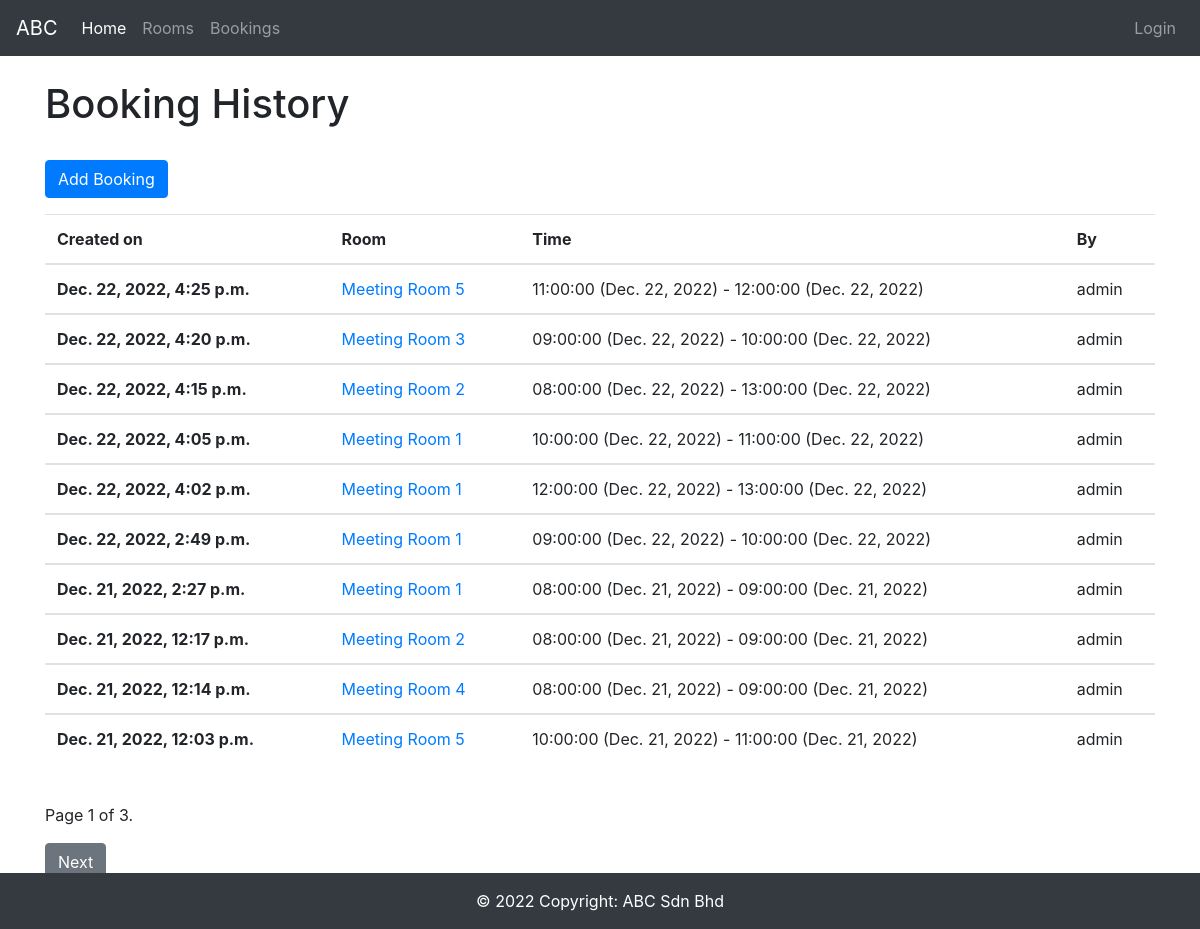
The page /roombooking/bookings/ on the database as committed earlier.
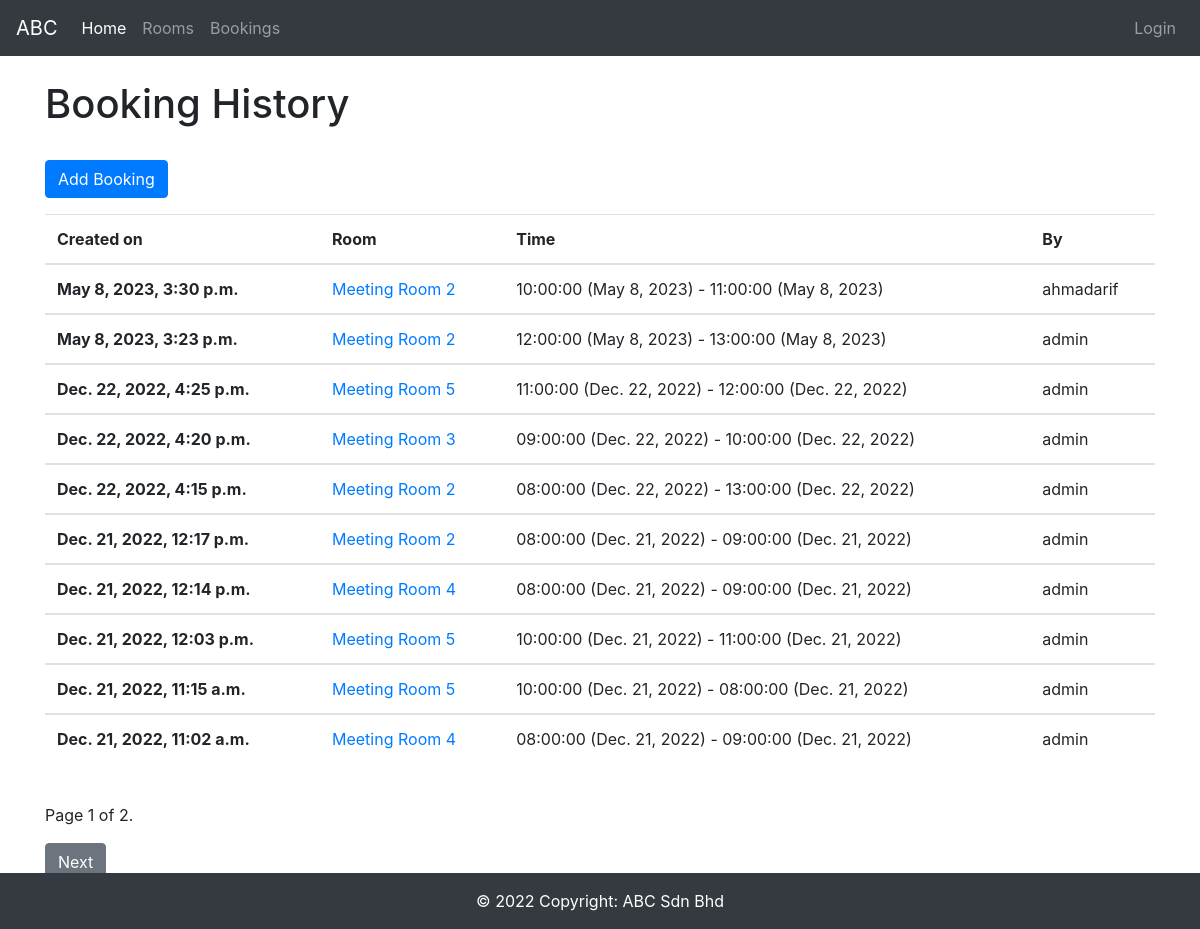
The same page on the database as committed later.
### roombooking/models.py (models this page shows, shortened)
class Booking(models.Model):
    startdate = models.DateField()
    starttime = models.ForeignKey(StartTime, on_delete=models.PROTECT, null=True)
    enddate = models.DateField()
    endtime = models.ForeignKey(EndTime, on_delete=models.PROTECT, null=True)
    room = models.ForeignKey(Room, on_delete=models.CASCADE)
    organizer = models.ForeignKey(User, on_delete=models.CASCADE)
    dateadded = models.DateTimeField(auto_now_add=True)
    class Meta:
        ordering = ['-dateadded']
    def get_absolute_url(self):
        return reverse('booking-detail', args=[str(self.id)])

class Room(models.Model):
    name = models.CharField(max_length=255)
    room_pic = models.ImageField(upload_to="images/", null=True)
    dateadded = models.DateTimeField(auto_now_add=True)

class StartTime(models.Model):
    time =  models.TimeField()
    def __str__(self):
        return '{0}'.format(self.time)

class EndTime(models.Model):
    time =  models.TimeField()
    def __str__(self):
        return '{0}'.format(self.time)

### roombooking/views.py (the view)
# urls.py: path('bookings/', views.BookingListView.as_view(), name='bookings'),
class BookingListView(generic.ListView):
    model = Booking
    paginate_by = 10
    class Meta:
        ordering = ['starttime']

### roombooking/templates/roombooking/booking_list.html
{% extends "base_generic.html" %}
{% block content %}
<div class="">
  <h1>Booking History</h1>
  <br>
  <a href="{% url 'booking-create' %}"><button class="btn btn-primary mb-3">Add Booking</button></a>
  {% if booking_list %}
  <table class="table">
    <thead>
      <tr>
        <th scope="col">Created on</th>
        <th scope="col">Room</th>
        <th scope="col">Time</th>
        <th scope="col">By</th>
      </tr>
    </thead>
    {% for booking in booking_list %}
    <tbody>
      <tr>
        <th scope="row">{{ booking.dateadded }}</th>
        <td><a href="{{ booking.get_absolute_url }}">{{booking.room.name}}</a></td>
        <td>{{booking.starttime}} ({{booking.startdate}}) - {{booking.endtime}} ({{booking.enddate}})</td>
        <td>{{booking.organizer}}</td>
      </tr>
    </tbody>
    {% endfor %}
  </table>
  {% else %}
    <p>There are no bookings in the library.</p>
  {% endif %}
</div>
{% endblock %}

### roombooking/templates/base_generic.html (shortened to what this page needs)
<!DOCTYPE html>
<html lang="en">
<head>
  <link rel="stylesheet" href="https://cdn.jsdelivr.net/npm/bootstrap@4.1.3/dist/css/bootstrap.min.css">
  {% load static %}
  <link rel="stylesheet" href="{% static 'css/styles.css' %}">
</head>
<body>
    <nav class="navbar navbar-expand-lg navbar-dark bg-dark mb-4">
      <a class="navbar-brand" href="{% url 'index' %}">ABC</a>
      <div class="collapse navbar-collapse" id="navbarNavDropdown">
        <ul class="navbar-nav">
          <li class="nav-item active">
            <a class="nav-link" href="{% url 'index' %}">Home <span class="sr-only">(current)</span></a>
          </li>
          <li class="nav-item">
            <a class="nav-link" href="{% url 'rooms' %}">Rooms</a>
          </li>
          <li class="nav-item">
            <a class="nav-link" href="{% url 'bookings' %}">Bookings</a>
          </li>
        </ul>
        <ul class="navbar-nav ml-auto">
          {% if user.is_authenticated %}
          <li class="nav-item">
              <a class="nav-link" href="#">
                {{ user.get_username }}
              </a>
          </li>
          <li class="nav-item">
              <a class="nav-link" href="{% url 'logout' %}?next={{ request.path }}">
                Logout
              </a>
          </li>
          {% else %}
          <li class="nav-item">
              <a class="nav-link" href="{% url 'login' %}?next={{ request.path }}">
                Login
              </a>
          </li>
          {% endif %}
      </ul>
      </div>
    </nav>
    <div class="container-fluid">
    <div class="row">
      <div class="container mb-5">{% block content %}{% endblock %}
        {% block pagination %}
          {% if is_paginated %}
              <div class="pagination">
                  <span class="page-links">
                    <br>
                      <p class="page-current">
                        Page {{ page_obj.number }} of {{ page_obj.paginator.num_pages }}.
                      </p>
                      {% if page_obj.has_next %}
                          <a href="{{ request.path }}?page={{ page_obj.next_page_number }}"><button class="btn btn-secondary">Next</button></a>
                      {% endif %}
                  </span>
              </div>
          {% endif %}
        {% endblock %}
      </div>
      <footer class="text-center text-white fixed-bottom bg-dark mt-3">
        <div class="text-center p-3">
          © 2022 Copyright:
          <a class="text-white">ABC Sdn Bhd</a>
        </div>
      </footer>
    </div>
  </div>
</body>
</html>

Rows that differ between the two databases and show on the page:
removed Booking: dateadded "Dec. 22, 2022, 4:05 p.m.", room.name "Meeting Room 1", starttime "10:00:00", startdate "Dec. 22, 2022", endtime "11:00:00", enddate "Dec. 22, 2022", organizer "admin"
removed Booking: dateadded "Dec. 22, 2022, 4:02 p.m.", room.name "Meeting Room 1", starttime "12:00:00", startdate "Dec. 22, 2022", endtime "13:00:00", enddate "Dec. 22, 2022", organizer "admin"
removed Booking: dateadded "Dec. 22, 2022, 2:49 p.m.", room.name "Meeting Room 1", starttime "09:00:00", startdate "Dec. 22, 2022", endtime "10:00:00", enddate "Dec. 22, 2022", organizer "admin"
removed Booking: dateadded "Dec. 21, 2022, 2:27 p.m.", room.name "Meeting Room 1", starttime "08:00:00", startdate "Dec. 21, 2022", endtime "09:00:00", enddate "Dec. 21, 2022", organizer "admin"
added Booking: dateadded "May 8, 2023, 3:30 p.m.", room.name "Meeting Room 2", starttime "10:00:00", startdate "May 8, 2023", endtime "11:00:00", enddate "May 8, 2023", organizer "ahmadarif"
added Booking: dateadded "May 8, 2023, 3:23 p.m.", room.name "Meeting Room 2", starttime "12:00:00", startdate "May 8, 2023", endtime "13:00:00", enddate "May 8, 2023", organizer "admin"
now on this page (row unchanged): Booking: dateadded "Dec. 21, 2022, 11:15 a.m.", room.name "Meeting Room 5", starttime "10:00:00", startdate "Dec. 21, 2022", endtime "08:00:00", enddate "Dec. 21, 2022", organizer "admin"
now on this page (row unchanged): Booking: dateadded "Dec. 21, 2022, 11:02 a.m.", room.name "Meeting Room 4", starttime "08:00:00", startdate "Dec. 21, 2022", endtime "09:00:00", enddate "Dec. 21, 2022", organizer "admin"
Other text that changed with them:
{{ page_obj.paginator.num_pages }}: "3" → "2"
